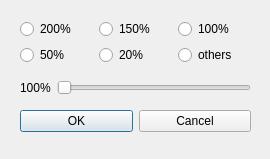
<?xml version="1.0" encoding="UTF-8"?>
<ui version="4.0">
 <class>ScaleSetDialog</class>
 <widget class="QDialog" name="ScaleSetDialog">
  <property name="geometry">
   <rect>
    <x>0</x>
    <y>0</y>
    <width>270</width>
    <height>159</height>
   </rect>
  </property>
  <property name="windowTitle">
   <string>Dialog</string>
  </property>
  <widget class="QWidget" name="">
   <property name="geometry">
    <rect>
     <x>20</x>
     <y>10</y>
     <width>231</width>
     <height>131</height>
    </rect>
   </property>
   <layout class="QGridLayout" name="gridLayout_2">
    <item row="0" column="0">
     <layout class="QGridLayout" name="gridLayout">
      <item row="1" column="0">
       <widget class="QRadioButton" name="rb_50">
        <property name="text">
         <string>50%</string>
        </property>
       </widget>
      </item>
      <item row="0" column="1">
       <widget class="QRadioButton" name="rb_150">
        <property name="text">
         <string>150%</string>
        </property>
       </widget>
      </item>
      <item row="0" column="2">
       <widget class="QRadioButton" name="rb_100">
        <property name="text">
         <string>100%</string>
        </property>
       </widget>
      </item>
      <item row="1" column="2">
       <widget class="QRadioButton" name="rb_others">
        <property name="text">
         <string>others</string>
        </property>
       </widget>
      </item>
      <item row="1" column="1">
       <widget class="QRadioButton" name="rb_20">
        <property name="text">
         <string>20%</string>
        </property>
       </widget>
      </item>
      <item row="0" column="0">
       <widget class="QRadioButton" name="rb_200">
        <property name="text">
         <string>200%</string>
        </property>
       </widget>
      </item>
     </layout>
    </item>
    <item row="1" column="0">
     <layout class="QHBoxLayout" name="horizontalLayout">
      <item>
       <widget class="QLabel" name="lbl">
        <property name="text">
         <string>100%</string>
        </property>
       </widget>
      </item>
      <item>
       <widget class="QSlider" name="slider">
        <property name="orientation">
         <enum>Qt::Horizontal</enum>
        </property>
       </widget>
      </item>
     </layout>
    </item>
    <item row="2" column="0">
     <layout class="QHBoxLayout" name="horizontalLayout_2">
      <item>
       <widget class="QPushButton" name="btn_ok">
        <property name="text">
         <string>OK</string>
        </property>
       </widget>
      </item>
      <item>
       <widget class="QPushButton" name="btn_cancel">
        <property name="text">
         <string>Cancel</string>
        </property>
       </widget>
      </item>
     </layout>
    </item>
   </layout>
  </widget>
  <zorder>rb_200</zorder>
  <zorder>rb_150</zorder>
  <zorder>rb_50</zorder>
  <zorder>rb_20</zorder>
  <zorder>rb_100</zorder>
  <zorder>rb_others</zorder>
  <zorder>slider</zorder>
  <zorder>lbl</zorder>
  <zorder>btn_ok</zorder>
  <zorder>btn_cancel</zorder>
  <zorder>rb_200</zorder>
 </widget>
 <resources/>
 <connections/>
</ui>
